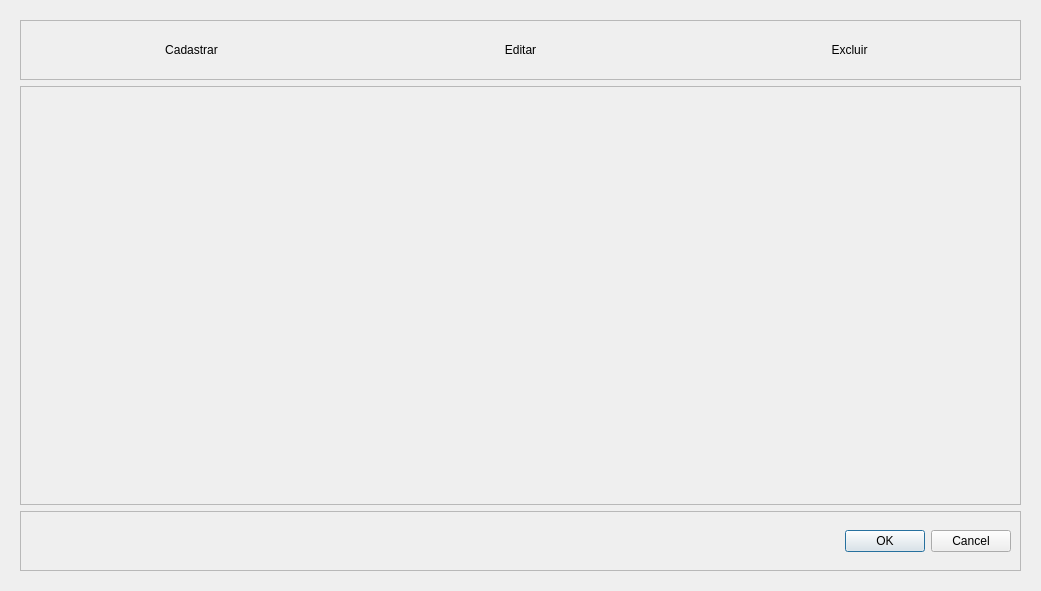
<?xml version="1.0" encoding="UTF-8"?>
<ui version="4.0">
 <class>CadastroPadrao</class>
 <widget class="QWidget" name="CadastroPadrao">
  <property name="windowModality">
   <enum>Qt::WindowModal</enum>
  </property>
  <property name="enabled">
   <bool>true</bool>
  </property>
  <property name="geometry">
   <rect>
    <x>0</x>
    <y>0</y>
    <width>1041</width>
    <height>591</height>
   </rect>
  </property>
  <property name="cursor">
   <cursorShape>ArrowCursor</cursorShape>
  </property>
  <property name="windowTitle">
   <string>Cadastro - </string>
  </property>
  <layout class="QGridLayout" name="gridLayout_5">
   <item row="0" column="0">
    <widget class="QWidget" name="widget" native="true">
     <layout class="QGridLayout" name="gridLayout_4">
      <item row="0" column="0">
       <layout class="QVBoxLayout" name="verticalLayout">
        <item>
         <widget class="QFrame" name="frame_menu">
          <property name="maximumSize">
           <size>
            <width>16777215</width>
            <height>60</height>
           </size>
          </property>
          <property name="frameShape">
           <enum>QFrame::StyledPanel</enum>
          </property>
          <property name="frameShadow">
           <enum>QFrame::Raised</enum>
          </property>
          <layout class="QGridLayout" name="gridLayout_3">
           <item row="0" column="0">
            <layout class="QHBoxLayout" name="horizontalLayout_3">
             <item>
              <widget class="QPushButton" name="pushButto_cadastrar">
               <property name="text">
                <string>Cadastrar</string>
               </property>
               <property name="checkable">
                <bool>false</bool>
               </property>
               <property name="default">
                <bool>false</bool>
               </property>
               <property name="flat">
                <bool>true</bool>
               </property>
              </widget>
             </item>
             <item>
              <widget class="QPushButton" name="pushButton_editar">
               <property name="text">
                <string>Editar</string>
               </property>
               <property name="checkable">
                <bool>false</bool>
               </property>
               <property name="default">
                <bool>false</bool>
               </property>
               <property name="flat">
                <bool>true</bool>
               </property>
              </widget>
             </item>
             <item>
              <widget class="QPushButton" name="pushButton_excluir">
               <property name="text">
                <string>Excluir</string>
               </property>
               <property name="checkable">
                <bool>false</bool>
               </property>
               <property name="default">
                <bool>false</bool>
               </property>
               <property name="flat">
                <bool>true</bool>
               </property>
              </widget>
             </item>
            </layout>
           </item>
          </layout>
         </widget>
        </item>
        <item>
         <widget class="QFrame" name="frame_contents">
          <property name="frameShape">
           <enum>QFrame::StyledPanel</enum>
          </property>
          <property name="frameShadow">
           <enum>QFrame::Raised</enum>
          </property>
          <layout class="QGridLayout" name="gridLayout">
           <item row="0" column="0">
            <widget class="QWidget" name="widget_content" native="true"/>
           </item>
          </layout>
         </widget>
        </item>
        <item>
         <widget class="QFrame" name="frame_buttons">
          <property name="maximumSize">
           <size>
            <width>16777215</width>
            <height>60</height>
           </size>
          </property>
          <property name="frameShape">
           <enum>QFrame::StyledPanel</enum>
          </property>
          <property name="frameShadow">
           <enum>QFrame::Raised</enum>
          </property>
          <layout class="QGridLayout" name="gridLayout_2">
           <item row="0" column="0">
            <layout class="QHBoxLayout" name="horizontalLayout_2">
             <item>
              <widget class="QDialogButtonBox" name="buttonBox">
               <property name="standardButtons">
                <set>QDialogButtonBox::Cancel|QDialogButtonBox::Ok</set>
               </property>
              </widget>
             </item>
            </layout>
           </item>
          </layout>
         </widget>
        </item>
       </layout>
      </item>
     </layout>
    </widget>
   </item>
  </layout>
 </widget>
 <resources/>
 <connections/>
</ui>
